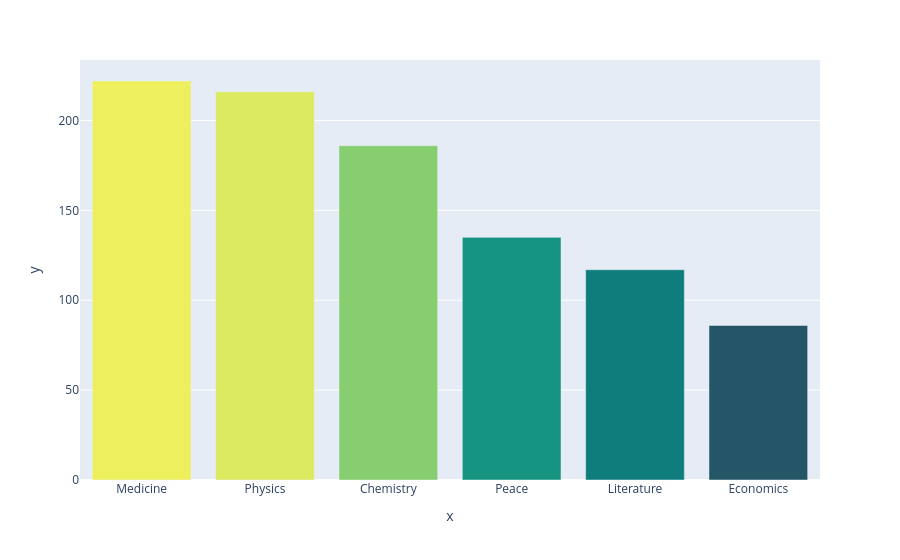

The code cell stored with this chart in its notebook:
### Code cell
bar = px.bar(x=categories.index, y=categories.values, color=categories.values, color_continuous_scale="Aggrnyl")

bar.update_layout(coloraxis_showscale=False)

bar.show()

### Figure 1 — Plotly figure (JSON) as saved in the notebook; plotly's stock layout.template omitted (floating-point values rounded to 4 significant figures)
{"data": [{"hovertemplate": "x=%{x}<br>y=%{y}<br>color=%{marker.color}<extra></extra>", "legendgroup": "", "marker": {"color": [222, 216, 186, 135, 117, 86], "coloraxis": "coloraxis", "pattern": {"shape": ""}}, "name": "", "orientation": "v", "showlegend": false, "textposition": "auto", "type": "bar", "x": ["Medicine", "Physics", "Chemistry", "Peace", "Literature", "Economics"], "xaxis": "x", "y": [222, 216, 186, 135, 117, 86], "yaxis": "y"}], "layout": {"barmode": "relative", "coloraxis": {"colorbar": {"title": {"text": "color"}}, "colorscale": [[0, "rgb(36, 86, 104)"], [0.1667, "rgb(15, 114, 121)"], [0.3333, "rgb(13, 143, 129)"], [0.5, "rgb(57, 171, 126)"], [0.6667, "rgb(110, 197, 116)"], [0.8333, "rgb(169, 220, 103)"], [1, "rgb(237, 239, 93)"]], "showscale": false}, "legend": {"tracegroupgap": 0}, "margin": {"t": 60}, "xaxis": {"anchor": "y", "domain": [0, 1], "title": {"text": "x"}}, "yaxis": {"anchor": "x", "domain": [0, 1], "title": {"text": "y"}}}}
